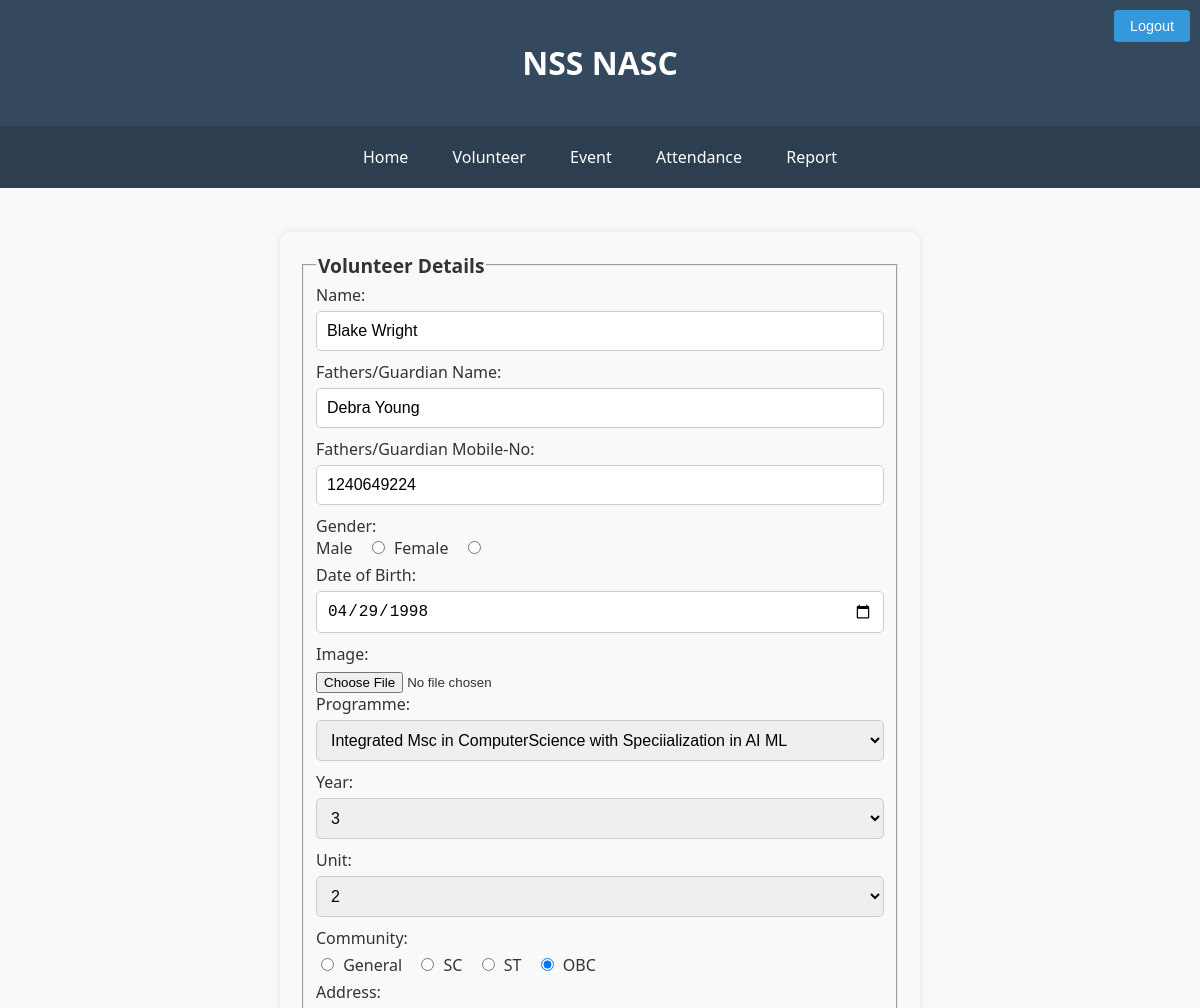
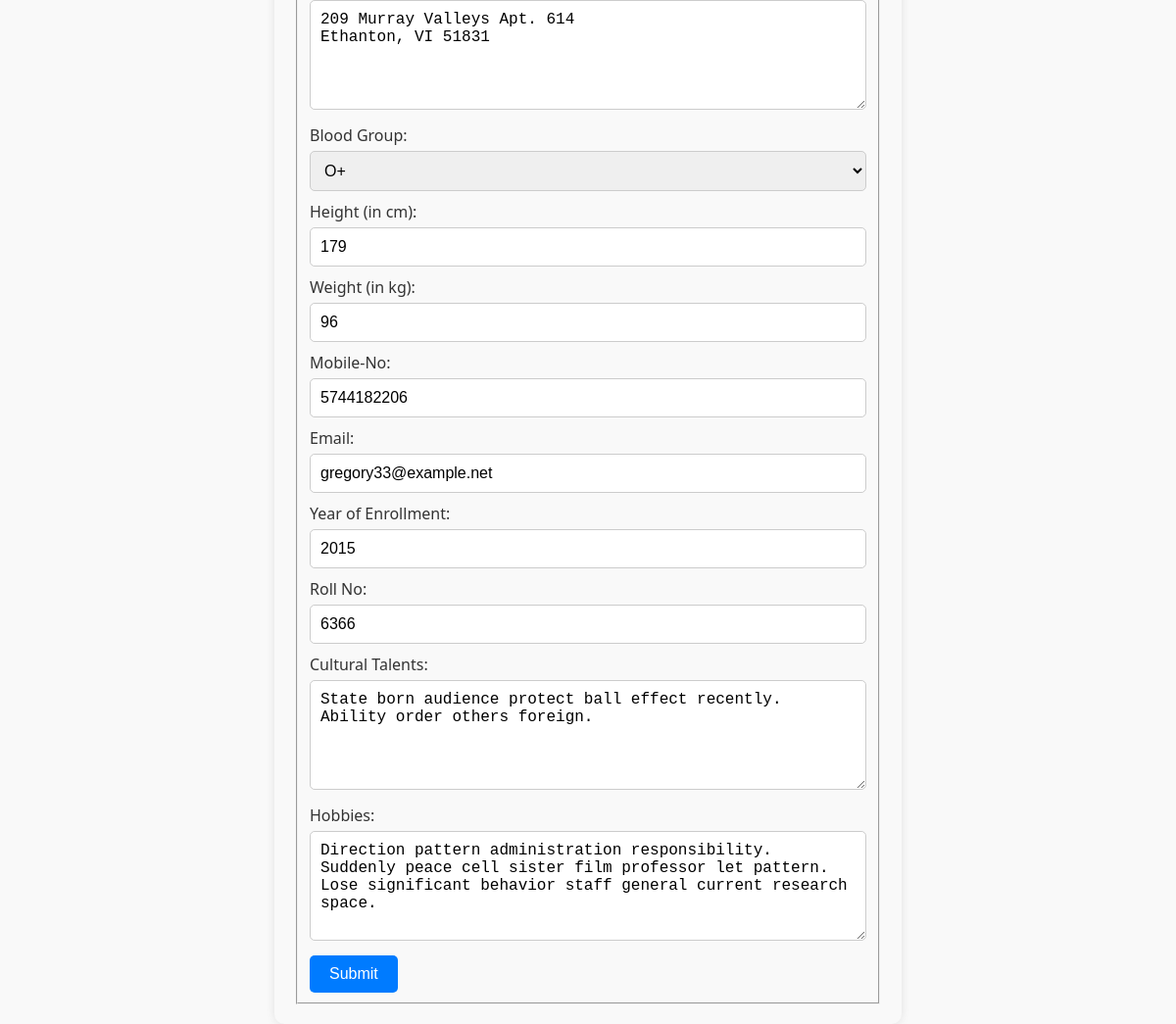
Screenshot of /volunteer/12/edit/ with the database file from the repository (2 pictures, top to bottom).
### nss/models.py (models this page shows, shortened)
class volunteer(models.Model):
    volunteer_id=models.AutoField(primary_key=True)
    name=models.CharField(max_length=25)
    status=models.CharField(default='active',max_length=20)
    guard_name=models.CharField(max_length=25)
    guard_mob_no=models.IntegerField()
    sex_choices=[
        ('male','Male'),('female','Female')
    ]
    sex=models.CharField(max_length=15,choices=sex_choices)
    dob=models.DateField()
    year_choices=[
        ('1','1'),('2','2'),('3','3')
    ]
    year=models.IntegerField(choices=year_choices)
    community_choices=[
        ('st','ST'),('sc','SC'),('general','General'),('obc','OBC')
    ]
    community=models.CharField(max_length=15,choices=community_choices)
    address=models.TextField()
    blood_group_choices=[
        ('a+','A+'),('a-','A-'),('b+','B+'),('b-','B-'),('o+','O+'),('o-','O-'),('ab+','AB+'),('ab-','AB-')
    ]
    blood_group=models.CharField(max_length=15,choices=blood_group_choices)
    height=models.IntegerField()
    unit_choices=[
        ('1','1'),('2','2'),('3','3')
    ]
    unit=models.IntegerField(choices=unit_choices)
    weight=models.IntegerField()
    mobile_no=models.IntegerField()
    Email_id=models.EmailField()
    year_of_enrollment=models.IntegerField()
    cultural_talents=models.TextField()
    hobbies=models.TextField()
    roll_no=models.IntegerField(unique=False,null=True)
    image=models.ImageField(upload_to='volunteers',default="")
    program=models.ForeignKey(Programme,on_delete=models.CASCADE)

### nss/views.py (the view, shortened to what this page needs)
# urls.py: path('volunteer/<int:pk>/edit/',views.edit_volunteer, name='edit_volunteer'),
def edit_volunteer(request, pk):
    Volunteer = get_object_or_404(volunteer, pk=pk)
    context = {
        'dep': Programme.objects.all(),
        'Volunteer': Volunteer
    }
    return render(request, 'nss/edit_volunteer.html', context)

### nss/context_processors.py (called while the page is built)
def group_processor(request):
    if request.user.is_authenticated:
        is_po_group = request.user.groups.filter(name='po').exists()
        is_vs_group = request.user.groups.filter(name='vs').exists()  # Adjust as needed
    else:
        is_po_group = False
        is_vs_group = False
    return {
        'is_po_group': is_po_group,
        'is_vs_group': is_vs_group,
    }

### nss/templates/nss/edit_volunteer.html (shortened to what this page needs)
{% extends 'nss/base.html' %}
{% load static %}
{% block content %}
<head>
    <link rel="stylesheet" href="{% static '/css/edit_volunteer.css'%}">
</head>
<form class="volunteer-form" method="post" action="{% url 'edit_volunteer' pk=Volunteer.pk %}" enctype="multipart/form-data">
    <fieldset>
        <legend>Volunteer Details</legend>
        <label for="name">Name:</label>
        <input type="text" id="name" name="name" value="{{ Volunteer.name }}" required>
        <label for="guard_name">Fathers/Guardian Name:</label>
        <input type="text" id="guard_name" name="guard_name" value="{{ Volunteer.guard_name }}" required>
        <label for="guard_mob_no">Fathers/Guardian Mobile-No:</label>
        <input type="tel" id="guard_mob_no" name="guard_mob_no" value="{{ Volunteer.guard_mob_no }}" required>
        Gender:
        <div class="radio-group">
            <label for="male">Male</label>
            <input type="radio" id="male" name="sex" value="male" {% if Volunteer.sex == 'male' %}checked{% endif %}>
            <label for="female">Female</label>
            <input type="radio" id="female" name="sex" value="female" {% if Volunteer.sex == 'female' %}checked{% endif %}>
        </div>
        <label for="dob">Date of Birth:</label>
        <input type="date" id="dob" name="dob" value="{{ Volunteer.dob|date:'Y-m-d' }}" required>
        <label for="image">Image:</label>
        <input type="file" id="image" name="image">
        <label for="programme">Programme:</label>
        <select id="programme" name="programme" required>
            {% for i in dep %}
                <option value="{{ i.program_name }}" {% if Volunteer.programme.program_name == i.program_name %}selected{% endif %}>{{ i.program_name }}</option>
            {% endfor %}
        </select>
        <label for="year">Year:</label>
        <select id="year" name="year" required>
            <option value="3" {% if Volunteer.year == 3 %}selected{% endif %}>3</option>
        </select>
        <label for="unit">Unit:</label>
        <select id="unit" name="unit" required>
            <option value="2" {% if Volunteer.unit == 2 %}selected{% endif %}>2</option>
        </select>
        <label>Community:</label>
        <div class="radio-group">
            <input type="radio" id="general" name="community" value="General" {% if Volunteer.community == 'General' %}checked{% endif %}>
            <label for="general">General</label>
            <input type="radio" id="sc" name="community" value="SC" {% if Volunteer.community == 'SC' %}checked{% endif %}>
            <label for="sc">SC</label>
            <input type="radio" id="st" name="community" value="ST" {% if Volunteer.community == 'ST' %}checked{% endif %}>
            <label for="st">ST</label>
            <input type="radio" id="obc" name="community" value="OBC" {% if Volunteer.community == 'OBC' %}checked{% endif %}>
            <label for="obc">OBC</label>
        </div>
        <label for="address">Address:</label>
        <textarea id="address" rows="5" name="address" required>{{ Volunteer.address }}</textarea>
        <label for="blood_group">Blood Group:</label>
        <select id="blood_group" name="blood_group">
            <option value="O+" {% if Volunteer.blood_group == 'O+' %}selected{% endif %}>O+</option>
        </select>
        <label for="height">Height (in cm):</label>
        <input type="number" id="height" name="height" value="{{ Volunteer.height }}" required>
        <label for="weight">Weight (in kg):</label>
        <input type="number" id="weight" name="weight" value="{{ Volunteer.weight }}" required>
        <label for="mobile_no">Mobile-No:</label>
        <input type="tel" id="mobile_no" name="mobile_no" value="{{ Volunteer.mobile_no }}" pattern="\d{10}" required>
        <label for="email">Email:</label>
        <input type="email" id="email" name="email" value="{{ Volunteer.Email_id }}" required>
        <label for="year_of_enrollment">Year of Enrollment:</label>
        <input type="number" id="year_of_enrollment" name="year_of_enrollment" value="{{ Volunteer.year_of_enrollment }}" required>
        <label for="roll_no">Roll No:</label>
        <input type="number" id="roll_no" name="roll_no" value="{{ Volunteer.roll_no }}" required>
        <label for="cultural_talents">Cultural Talents:</label>
        <textarea id="cultural_talents" rows="5" name="cultural_talents" required>{{ Volunteer.cultural_talents }}</textarea>
        <label for="hobbies">Hobbies:</label>
        <textarea id="hobbies" rows="5" name="hobbies" required>{{ Volunteer.hobbies }}</textarea>
        <input type="submit" value="Submit">
    </fieldset>
</form>
{% endblock %}

### static/css/base.css (style rules this page uses)
body { background-color: #f9f9f9; color: #333; font-family: 'Segoe UI', Tahoma, Geneva, Verdana, sans-serif; margin: 0; padding: 0; }

### static/css/edit_volunteer.css (style rules this page uses)
.volunteer-form { max-width: 600px; margin: 0 auto; padding: 20px; background-color: #f9f9f9; border-radius: 10px; box-shadow: 0 0 10px rgba(0, 0, 0, 0.1); text-align: left; }
.volunteer-form legend { font-size: 1.2em; font-weight: bold; color: #333; }
.volunteer-form label { display: block; margin-bottom: 5px; }
.volunteer-form input[type="text"], .volunteer-form input[type="number"], .volunteer-form input[type="tel"], .volunteer-form input[type="date"], .volunteer-form input[type="email"], .volunteer-form select, .volunteer-form textarea { width: 100%; padding: 10px; margin-bottom: 10px; border: 1px solid #ccc; border-radius: 5px; box-sizing: border-box; font-size: 16px; }
.volunteer-form input[type="radio"] { margin-right: 5px; }
.volunteer-form textarea { resize: vertical; }
.volunteer-form input[type="submit"] { background-color: #007bff; color: #fff; border: none; border-radius: 5px; padding: 10px 20px; cursor: pointer; font-size: 16px; transition: background-color 0.3s ease; }
.volunteer-form .radio-group label { display: inline-block; margin-right: 10px; }

### rows the page displays
volunteer: name "Blake Wright", guard_name "Debra Young", guard_mob_no "1240649224", sex "☐ Male", sex "☐ Female", dob "04/29/1998", year "3", unit "2", community "☐ General", community "☐ SC", community "☐ ST", community "☑ OBC", address "209 Murray Valleys Apt. 614 Ethanton, VI 51831", blood_group "O+", height "179", weight "96", mobile_no "5744182206", email "gregory33@example.net", year_of_enrollment "2015", roll_no "6366", cultural_talents "State born audience protect ball effect recently. Ability order others foreign.", hobbies "Direction pattern administration responsibility. Suddenly peace cell sister film professor let pattern. Lose significant behavior staff general current research space."

### other values shown
form field programme "Integrated Msc in ComputerScience with Speciialization in AI ML"
